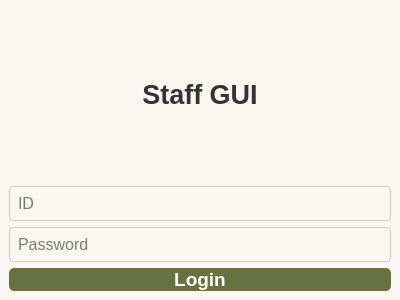
<?xml version="1.0" encoding="UTF-8"?>
<ui version="4.0">
 <class>StaffLoginWindow</class>
 <widget class="QMainWindow" name="StaffLoginWindow">
  <property name="geometry">
   <rect><x>0</x><y>0</y><width>400</width><height>300</height></rect>
  </property>
  <property name="windowTitle">
   <string>Staff GUI</string>
  </property>
  <widget class="QWidget" name="centralwidget">
   <property name="styleSheet">
    <string notr="true">background-color: #F9F7F1;</string>
   </property>
   <layout class="QVBoxLayout" name="verticalLayout">
    <item>
     <widget class="QLabel" name="title_label">
      <property name="text">
       <string>Staff GUI</string>
      </property>
      <property name="alignment">
       <set>Qt::AlignCenter</set>
      </property>
      <property name="styleSheet">
       <string notr="true">
        font-family: 'Arial';
        font-size: 20pt;
        font-weight: bold;
        color: #333;
       </string>
      </property>
     </widget>
    </item>
    <item>
     <widget class="QLineEdit" name="id_input">
      <property name="placeholderText">
       <string>ID</string>
      </property>
      <property name="styleSheet">
       <string notr="true">
        QLineEdit {
          font-size: 12pt;
          padding: 6px;
          border: 1px solid #ccc;
          border-radius: 4px;
        }
       </string>
      </property>
     </widget>
    </item>
    <item>
     <widget class="QLineEdit" name="pw_input">
      <property name="placeholderText">
       <string>Password</string>
      </property>
      <property name="echoMode">
       <enum>QLineEdit::Password</enum>
      </property>
      <property name="styleSheet">
       <string notr="true">
        QLineEdit {
          font-size: 12pt;
          padding: 6px;
          border: 1px solid #ccc;
          border-radius: 4px;
        }
       </string>
      </property>
     </widget>
    </item>
    <item>
     <widget class="QPushButton" name="login_btn">
      <property name="text">
       <string>Login</string>
      </property>
      <property name="minimumHeight">
       <number>40</number>
      </property>
      <property name="styleSheet">
       <string notr="true">
        QPushButton {
          background-color: #687141;
          color: white;
          font-weight: bold;
          font-size: 14pt;
          border-radius: 5px;
        }
        QPushButton:hover {
          background-color: #818c4a;
        }
       </string>
      </property>
     </widget>
    </item>
   </layout>
  </widget>
 </widget>
 <resources/>
 <connections/>
</ui>
